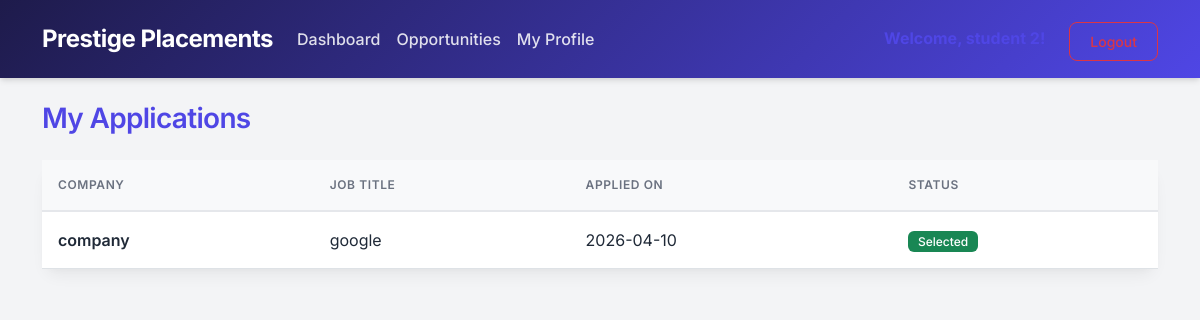
Screenshot of /student/dashboard (signed in) with the database file from the repository.
### models.py (models this page shows)
class Application(db.Model):
    id = db.Column(db.Integer, primary_key=True)
    student_id = db.Column(db.Integer, db.ForeignKey('student_profile.id'), nullable=False)
    drive_id = db.Column(db.Integer, db.ForeignKey('placement_drive.id'), nullable=False)
    application_date = db.Column(db.DateTime, default=datetime.utcnow)
    status = db.Column(db.String(50), default='Applied') # Applied, Shortlisted, Selected, Rejected

class CompanyProfile(db.Model):
    id = db.Column(db.Integer, primary_key=True)
    user_id = db.Column(db.Integer, db.ForeignKey('user.id'), nullable=False)
    company_name = db.Column(db.String(150), nullable=False)
    hr_contact_name = db.Column(db.String(150), nullable=False)
    hr_contact_phone = db.Column(db.String(20), nullable=False)
    website = db.Column(db.String(255), nullable=True)
    drives = db.relationship('PlacementDrive', backref='company', cascade="all, delete-orphan")

class PlacementDrive(db.Model):
    id = db.Column(db.Integer, primary_key=True)
    company_id = db.Column(db.Integer, db.ForeignKey('company_profile.id'), nullable=False)
    job_title = db.Column(db.String(150), nullable=False)
    job_description = db.Column(db.Text, nullable=False)
    eligibility_criteria = db.Column(db.Text, nullable=False)
    application_deadline = db.Column(db.DateTime, nullable=False)
    status = db.Column(db.String(50), default='Pending') # Pending, Approved, Rejected, Closed
    created_at = db.Column(db.DateTime, default=datetime.utcnow)
    applications = db.relationship('Application', backref='drive', cascade="all, delete-orphan")

### routes/student.py (the view)
@student_bp.route('/dashboard')
@login_required
@student_required
def dashboard():
    applications = Application.query.filter_by(student_id=current_user.student_profile.id).all()
    return render_template('student/dashboard.html', applications=applications)

### routes/student.py (called while the page is built)
def student_required(f):
    @wraps(f)
    def decorated_function(*args, **kwargs):
        if not current_user.is_authenticated or current_user.role != 'student':
            flash('You do not have permission to access that page.', 'danger')
            return redirect(url_for('index'))
        return f(*args, **kwargs)
    return decorated_function

### templates/student/dashboard.html (shortened to what this page needs)
{% extends 'base.html' %}
{% block content %}
<h3 class="mb-4 text-primary font-weight-bold">My Applications</h3>
<div class="card shadow-sm">
    <div class="table-responsive">
        <table class="table table-hover mb-0 align-middle">
            <thead class="table-light">
                <tr>
                    <th>Company</th>
                    <th>Job Title</th>
                    <th>Applied On</th>
                    <th>Status</th>
                </tr>
            </thead>
            <tbody>
                {% for app in applications %}
                <tr>
                    <td class="fw-semibold">{{ app.drive.company.company_name }}</td>
                    <td>{{ app.drive.job_title }}</td>
                    <td>{{ app.application_date.strftime('%Y-%m-%d') }}</td>
                    <td>
                        {% if app.status == 'Applied' %}<span class="badge bg-secondary">Under Review</span>
                        {% elif app.status == 'Shortlisted' %}<span class="badge bg-info text-dark">Shortlisted</span>
                        {% elif app.status == 'Selected' %}<span class="badge bg-success">Selected</span>
                        {% elif app.status == 'Rejected' %}<span class="badge bg-danger">Not Selected</span>{% endif %}
                    </td>
                </tr>
                {% else %}
                <tr><td colspan="4" class="text-center py-4">You have not applied to any drives yet. <a href="{{ url_for('student.drives') }}">Browse Opportunities</a></td></tr>
                {% endfor %}
            </tbody>
        </table>
    </div>
</div>
{% endblock %}

### static/css/style.css (style rules this page uses)
:root { --primary-color: #4F46E5; --primary-hover: #4338CA; --secondary-color: #10B981; --bg-color: #F3F4F6; --card-bg: #FFFFFF; --text-main: #1F2937; --text-muted: #6B7280; }
body { font-family: 'Inter', sans-serif; background-color: var(--bg-color); color: var(--text-main); -webkit-font-smoothing: antialiased; }
.card { border: none; border-radius: 16px; box-shadow: 0 10px 15px -3px rgba(0, 0, 0, 0.05), 0 4px 6px -2px rgba(0, 0, 0, 0.025) !important; background-color: var(--card-bg); transition: transform 0.2s ease, box-shadow 0.2s ease; }
h1, h2, h3, h4, h5, h6 { font-weight: 600; letter-spacing: -0.025em; color: var(--text-main); }
.text-primary { color: var(--primary-color) !important; }
.table { margin-bottom: 0; }
.table th { font-weight: 600; text-transform: uppercase; font-size: 0.75rem; letter-spacing: 0.05em; color: var(--text-muted); border-bottom: 2px solid #E5E7EB; padding: 1rem; }
.table td { padding: 1rem; vertical-align: middle; color: var(--text-main); }
.badge { padding: 0.4em 0.8em; font-weight: 500; border-radius: 6px; }

### rows the page displays
Application: drive.company.company_name "company", drive.job_title "google", application_date "2026-04-10", status "Selected"
